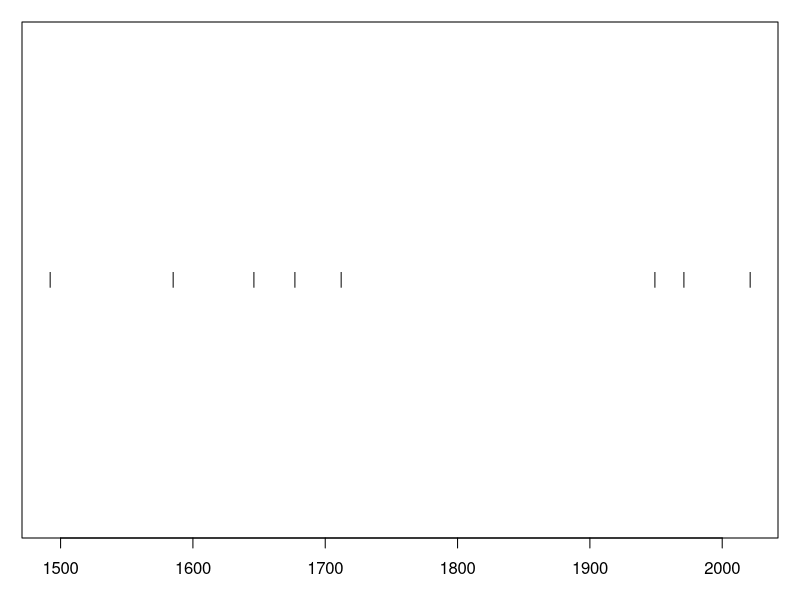

Source code (R):
## ---- chunk 1
#| include: false
library(tidyverse); library(magrittr)
## ---- chunk 2
eruptions <- c(1492, 1585, 1646, 1677, 1712, 1949, 1971, 2021)
n_eruptions <- length(eruptions)
## ---- chunk 3
#| label: fig-timeline
#| fig-cap: Timeline of recent earthquakes on La Palma
#| fig-alt: An event plot of the years of the last 8 eruptions on La Palma.
#| fig-height: 1.5
#| fig-width: 6
par(mar = c(3, 1, 1, 1) + 0.1)
plot(eruptions, rep(0, n_eruptions), 
  pch = "|", axes = FALSE)
axis(1)
box()
## ---- chunk 4
#| output: false
avg_years_between_eruptions <- mean(diff(eruptions[-n_eruptions]))
avg_years_between_eruptions
